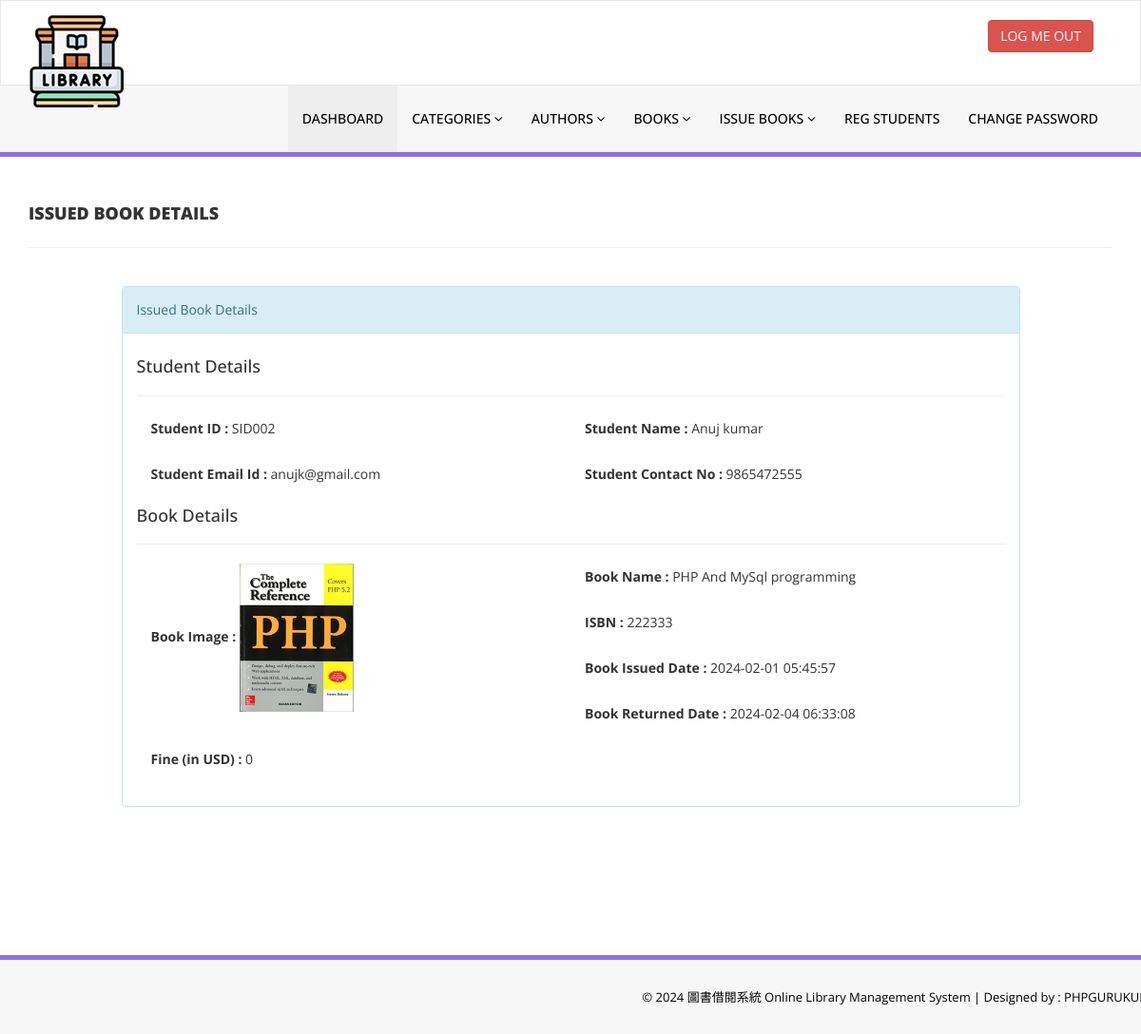
The app's page /admin/update-issue-bookdeails.php?rid=8 (signed in) with its own data.
### tables this page shows
CREATE TABLE `tblissuedbookdetails` (
  `id` int(11) NOT NULL,
  `BookId` int(11) DEFAULT NULL,
  `StudentID` varchar(150) DEFAULT NULL,
  `IssuesDate` timestamp NULL DEFAULT current_timestamp(),
  `ReturnDate` timestamp NULL DEFAULT NULL ON UPDATE current_timestamp(),
  `RetrunStatus` int(1) DEFAULT NULL,
  `fine` int(11) DEFAULT NULL
);

CREATE TABLE `tblstudents` (
  `id` int(11) NOT NULL,
  `StudentId` varchar(100) DEFAULT NULL,
  `FullName` varchar(120) DEFAULT NULL,
  `EmailId` varchar(120) DEFAULT NULL,
  `MobileNumber` char(11) DEFAULT NULL,
  `Password` varchar(120) DEFAULT NULL,
  `Status` int(1) DEFAULT NULL,
  `RegDate` timestamp NULL DEFAULT current_timestamp(),
  `UpdationDate` timestamp NULL DEFAULT NULL ON UPDATE current_timestamp()
);

CREATE TABLE `tblbooks` (
  `id` int(11) NOT NULL,
  `BookName` varchar(255) DEFAULT NULL,
  `CatId` int(11) DEFAULT NULL,
  `AuthorId` int(11) DEFAULT NULL,
  `ISBNNumber` varchar(25) DEFAULT NULL,
  `BookPrice` decimal(10,2) DEFAULT NULL,
  `bookImage` varchar(250) NOT NULL,
  `isIssued` int(1) DEFAULT NULL,
  `RegDate` timestamp NULL DEFAULT current_timestamp(),
  `UpdationDate` timestamp NULL DEFAULT NULL ON UPDATE current_timestamp()
);

### admin/update-issue-bookdeails.php (the view, shortened to what this page needs)
<?php
include('includes/config.php');
if(strlen($_SESSION['alogin'])==0)
    {
header('location:index.php');
}
else{
?>
<!DOCTYPE html>
<html xmlns="http://www.w3.org/1999/xhtml">
<head>
    <link href="assets/css/bootstrap.css" rel="stylesheet" />
    <link href="assets/css/font-awesome.css" rel="stylesheet" />
    <link href="assets/css/style.css" rel="stylesheet" />
</head>
<body>
<?php include('includes/header.php');?>
    <div class="content-wrapper">
         <div class="container">
        <div class="row pad-botm">
            <div class="col-md-12">
                <h4 class="header-line">Issued Book Details</h4>
                            </div>
</div>
<div class="row">
<div class="col-md-10 col-sm-6 col-xs-12 col-md-offset-1">
<div class="panel panel-info">
<div class="panel-heading">
Issued Book Details
</div>
<div class="panel-body">
<form role="form" method="post">
<?php
$rid=intval($_GET['rid']);
$sql = "SELECT tblstudents.StudentId ,tblstudents.FullName,tblstudents.EmailId,tblstudents.MobileNumber,tblbooks.BookName,tblbooks.ISBNNumber,tblissuedbookdetails.IssuesDate,tblissuedbookdetails.ReturnDate,tblissuedbookdetails.id as rid,tblissuedbookdetails.fine,tblissuedbookdetails.RetrunStatus,tblbooks.id as bid,tblbooks.bookImage from  tblissuedbookdetails join tblstudents on tblstudents.StudentId=tblissuedbookdetails.StudentId join tblbooks on tblbooks.id=tblissuedbookdetails.BookId where tblissuedbookdetails.id=:rid";
$query = $dbh -> prepare($sql);
$query->bindParam(':rid',$rid,PDO::PARAM_STR);
$query->execute();
$results=$query->fetchAll(PDO::FETCH_OBJ);
if($query->rowCount() > 0)
{
foreach($results as $result)
{               ?>
<h4>Student Details</h4>
<hr />
<div class="col-md-6">
<div class="form-group">
<label>Student ID :</label>
<?php echo htmlentities($result->StudentId);?>
</div></div>
<div class="col-md-6">
<div class="form-group">
<label>Student Name :</label>
<?php echo htmlentities($result->FullName);?>
</div></div>
<div class="col-md-6">
<div class="form-group">
<label>Student Email Id :</label>
<?php echo htmlentities($result->EmailId);?>
</div></div>
<div class="col-md-6">
<div class="form-group">
<label>Student Contact No :</label>
<?php echo htmlentities($result->MobileNumber);?>
</div></div>
<h4>Book Details</h4>
<hr />
<div class="col-md-6">
<div class="form-group">
<label>Book Image :</label>
<img src="bookimg/<?php echo htmlentities($result->bookImage); ?>" width="120">
</div></div>
<div class="col-md-6">
<div class="form-group">
<label>Book Name :</label>
<?php echo htmlentities($result->BookName);?>
</div>
</div>
<div class="col-md-6">
<div class="form-group">
<label>ISBN :</label>
<?php echo htmlentities($result->ISBNNumber);?>
</div>
</div>
<div class="col-md-6">
<div class="form-group">
<label>Book Issued Date :</label>
<?php echo htmlentities($result->IssuesDate);?>
</div></div>
<div class="col-md-6">
<div class="form-group">
<label>Book Returned Date :</label>
<?php if($result->ReturnDate=="")
                                            {
                                                echo htmlentities("Not Return Yet");
                                            } else {
                                            echo htmlentities($result->ReturnDate);
}
                                            ?>
</div>
</div>
<div class="col-md-12">
<div class="form-group">
<label>Fine (in USD) :</label>
<?php
if($result->fine=="")
{?>
<input class="form-control" type="text" name="fine" id="fine"  required />
<?php }else {
echo htmlentities($result->fine);
}
?>
</div>
</div>
 <?php if($result->RetrunStatus==0){?>
<button type="submit" name="return" id="submit" class="btn btn-info">Return Book </button>
 </div>
<?php }}} ?>
                                    </form>
                            </div>
                        </div>
                            </div>
        </div>
    </div>
    </div>
  <?php include('includes/footer.php');?>
</body>
</html>
<?php } ?>

### admin/assets/css/style.css (style rules this page uses)
.content-wrapper { margin-top: 40px; min-height:800px; padding-bottom:90px; }
.header-line { font-weight:900; padding-bottom:25px; border-bottom:1px solid #eeeeee; text-transform:uppercase; }
.pad-botm { padding-bottom:30px; }

### records on screen
tblissuedbookdetails: tblstudents.StudentId "SID002", tblstudents.FullName "Anuj kumar", tblstudents.EmailId "anujk@gmail.com", tblstudents.MobileNumber "9865472555", BookId.bookImage (picture), BookId.BookName "PHP And MySql programming", BookId.ISBNNumber "222333", IssuesDate "2024-02-01 05:45:57", ReturnDate "2024-02-04 06:33:08", fine "0"
